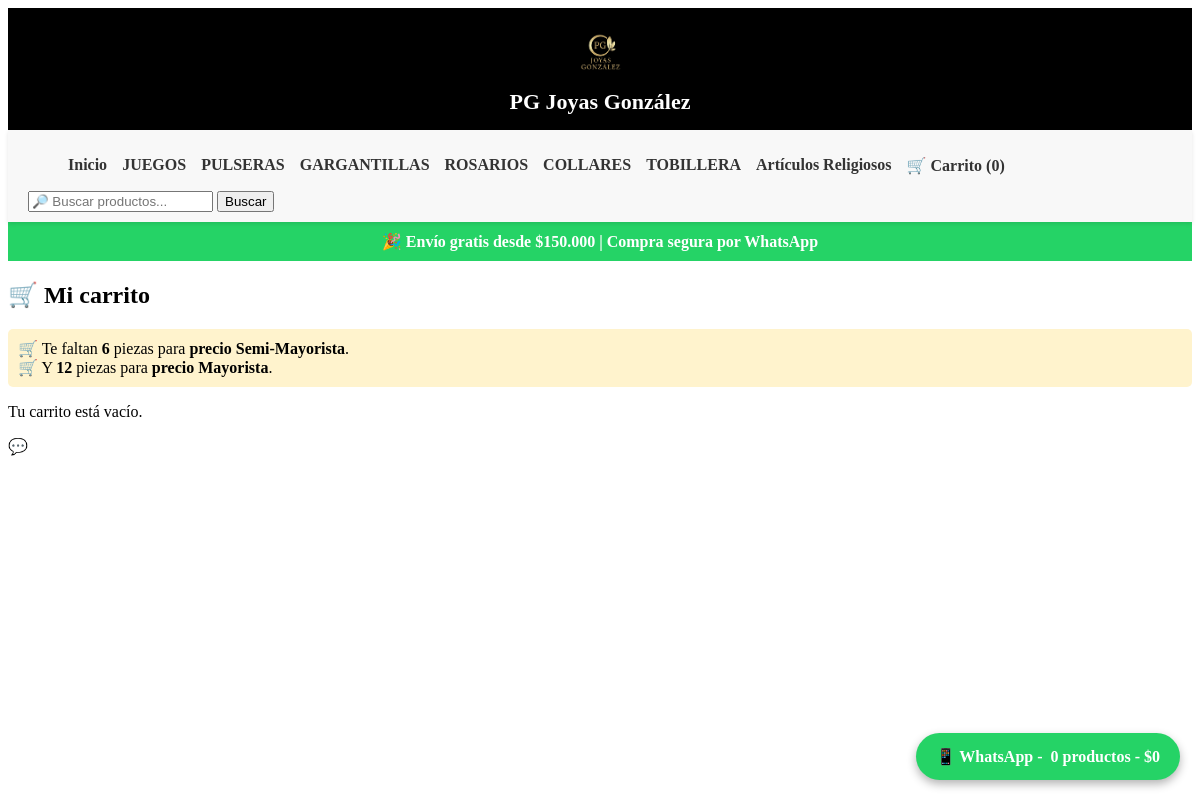
Screenshot of /carrito/ (signed in) with the database file from the repository.
### productos/models.py (models this page shows, shortened)
class Categoria(models.Model):
    nombre = models.CharField(max_length=100)
    usuario = models.ForeignKey(
        User,
        on_delete=models.CASCADE,
        null=True,
        blank=True
    )

### productos/views.py (the view, shortened to what this page needs)
# urls.py: path('carrito/', views.ver_carrito, name='ver_carrito'),
@login_required
def ver_carrito(request):
    session_key = request.session.session_key
    if not session_key:
        items = []
    else:
        items = CarritoItem.objects.filter(session_key=session_key)
    total_articulos = 0
    total = Decimal('0.00')
    for item in items:
        total_articulos += item.cantidad or 0
    if total_articulos >= 12:
        tipo_global = "Mayorista"
    elif total_articulos >= 6:
        tipo_global = "Semi-Mayorista"
    else:
        tipo_global = "Detal"
    faltan_semi = max(0, 6 - total_articulos)
    faltan_mayor = max(0, 12 - total_articulos)
    carrito_json = json.dumps([
        {
            "producto": {"nombre": item.producto.nombre},
            "color": item.color,
            "talla": item.talla,
            "cantidad": item.cantidad,
            "subtotal": float(item.subtotal_calculado),
            "total_gramos": float(item.total_gramos) if item.total_gramos else None
        } for item in items
    ], cls=DjangoJSONEncoder)
    return render(request, 'carrito.html', {
        'items': items,
        'total': total,
        'total_articulos': total_articulos,
        'faltan_semi': faltan_semi,
        'faltan_mayor': faltan_mayor,
        'carrito_json': carrito_json
    })

### pgjoyasgonzalez/context_processors.py (called while the page is built)
def categorias_menu(request):
    if request.user.is_authenticated:
        categorias = Categoria.objects.filter(usuario=request.user)
    else:
        categorias = Categoria.objects.none()
    return {
        'categorias_menu': categorias
    }

### productos/views.py (called while the page is built)
def cantidad_carrito(request):
    session_key = request.session.session_key
    if not session_key:
        return {'cantidad_carrito': 0}
    items = CarritoItem.objects.filter(session_key=session_key)
    cantidad = sum(item.cantidad for item in items)
    return {'cantidad_carrito': cantidad}

### productos/templates/carrito.html
{% extends "base.html" %}
{% load moneda %}
{% block content %}
<h2>🛒 Mi carrito</h2>
{% if total_articulos < 6 %}
<div style="background:#fff3cd;padding:10px;margin-bottom:10px;border-radius:5px;">
🛒 Te faltan <b>{{ faltan_semi }}</b> piezas para <b>precio Semi-Mayorista</b>.<br>
🛒 Y <b>{{ faltan_mayor }}</b> piezas para <b>precio Mayorista</b>.
</div>
{% elif total_articulos < 12 %}
<div style="background:#d1ecf1;padding:10px;margin-bottom:10px;border-radius:5px;">
✨ Ya tienes <b>precio Semi-Mayorista</b>.<br>
Te faltan <b>{{ faltan_mayor }}</b> piezas para <b>precio Mayorista</b>.
</div>
{% else %}
<div style="background:#d4edda;padding:10px;margin-bottom:10px;border-radius:5px;">
🎉 ¡Precio Mayorista activado!
</div>
{% endif %}
{% if items %}
<form method="GET" action="{% url 'comprar_whatsapp' %}">
<table style="width:100%; border-collapse:collapse; margin-top:20px;">
<thead>
<tr style="border-bottom:2px solid #ddd;">
<th>Producto</th>
<th>Precio</th>
<th>Cantidad</th>
<th>Subtotal</th>
<th></th>
</tr>
</thead>
<tbody>
    </form>
{% for item in items %}
<tr style="border-bottom:1px solid #eee;">
<td style="padding:10px;">
    <img src="{{ item.producto.imagen_principal.url }}" width="60" style="border-radius:6px;">
    <br>
    {{ item.producto.nombre }}
    <br>
    {% if item.variante %}
    {% if item.variante.color %}
        <br><small>Color: {{ item.variante.color }}</small>
    {% endif %}
    {% if item.variante.talla %}
        <br><small>Talla: {{ item.variante.talla }}</small>
    {% endif %}
{% else %}
    {% if item.color %}
        <br><small>Color: {{ item.color }}</small>
    {% endif %}
    {% if item.talla %}
        <br><small>Talla: {{ item.talla }}</small>
    {% endif %}
{% endif %}
    {% if item.producto.stock > 10 %}
        <small style="color:green; font-weight:bold;">
        ✅ Disponible
        </small>
    {% elif item.producto.stock > 3 %}
        <small style="color:orange; font-weight:bold;">
        ⚠ Quedan {{ item.producto.stock }} unidades
        </small>
    {% elif item.producto.stock > 0 %}
        <small style="color:red; font-weight:bold;">
        🔥 ¡Solo quedan {{ item.producto.stock }}!
        </small>
    {% else %}
        <small style="color:red; font-weight:bold;">
        ❌ Agotado
        </small>
    {% endif %}
    <br>
    <small style="color:#777;">
        Ref: {{ item.producto.referencia }}
    </small>
</td>
<td>
    <span style="text-decoration:line-through; color:#999;">
        {% if item.producto.tipo_venta == "gramo" %}
            $ {{ item.producto.precio_por_gramo_detal|default:0|moneda }}
        {% else %}
            $ {{ item.producto.precio_detal|default:0|moneda }}
        {% endif %}
    </span>
    <br>
    <span style="color:#0a7; font-weight:bold;">
        $ {{ item.precio_aplicado|default:0|moneda }}
    </span>
    <br>
    <small>
        {{ item.tipo_precio }}
        <br>
        {% if item.producto.tipo_venta == "gramo" %}
            {{ item.total_gramos|default:0 }} g
        {% else %}
            {{ item.cantidad }} unidades
        {% endif %}
        <br>
        Subtotal: $ {{ item.subtotal_calculado|default:0|moneda }}
        {% if item.ahorro|default:0 > 0 %}
<br>
<span style="
    background:#d4edda;
    color:#155724;
    padding:4px 8px;
    border-radius:5px;
    font-weight:bold;
    display:inline-block;
    margin-top:3px;
">
💰 Ahorras $ {{ item.ahorro|moneda }}
</span>
{% endif %}
    </small>
</td>
<td style="text-align:center;">
    <a href="{% url 'disminuir_cantidad' item.id %}" style="padding:4px 8px;background:#ddd;border-radius:4px;text-decoration:none;">-</a>
    <span style="margin:0 10px; font-weight:bold;">{{ item.cantidad }}</span>
    <a href="{% url 'aumentar_cantidad' item.id %}" style="padding:4px 8px;background:#ddd;border-radius:4px;text-decoration:none;">+</a>
</td>
<td>
    <div>
    <strong>
        {% if item.total_gramos %}
            {{ item.total_gramos|floatformat:2 }} g
        {% else %}
            {{ item.cantidad }} und
        {% endif %}
    </strong>
    <br>
    <small>
        ${{ item.precio_aplicado|moneda }}
        {% if item.total_gramos %}/g{% endif %}
    </small>
    <br>
    <strong>
        ${{ item.subtotal_calculado|moneda }}
    </strong>
</div>
</td>
<td>
    <a href="{% url 'eliminar_del_carrito' item.id %}" style="color:red; text-decoration:none;">Eliminar</a>
</td>
</tr>
{% endfor %}
</tbody>
</table>
<form method="GET" action="{% url 'comprar_whatsapp' %}">
    <h3 style="margin-top:20px;">
        Total: ${{ total|moneda }}
    </h3>
    <div style="
        margin-top:15px;
        padding:15px;
        border:1px solid #ddd;
        border-radius:8px;
        background:#f9f9f9;
    ">
        <h4 style="margin-bottom:10px;">⚙ Opciones de factura</h4>
        <label style="display:block; margin-bottom:8px;">
            <input type="checkbox" name="aplica_iva">
            Aplicar IVA (19%)
        </label>
        <label>
        <input type="checkbox" name="es_retenedor">
            Cliente retenedor (aplica retefuente)
        </label>
        <label style="display:block; margin-bottom:8px;">
            Correo electrónico:
            <input type="email" name="email" placeholder="cliente@email.com" style="width:200px;">
        </label>
        <label style="display:block; margin-bottom:8px;">
            Nombre:
            <input type="text" name="nombre">
        </label>
        <label style="display:block; margin-bottom:8px;">
            Teléfono:
            <input type="text" name="telefono">
        </label>
        <label style="display:block; margin-bottom:8px;">
            Dirección:
            <input type="text" name="direccion">
        </label>
        <label>Ciudad:
        <input type="text" name="ciudad">
        </label>
        <label style="display:block; margin-bottom:8px;">
            NIT:
            <input type="text" name="nit">
        </label>
        <label style="display:block;">
            <input type="checkbox" name="mostrar_imagen">
            Incluir imagen en factura
        </label>
    </div>
    <button type="submit" style="
        background:#25D366;
        color:white;
        padding:12px 20px;
        border-radius:6px;
        border:none;
        font-weight:bold;
        cursor:pointer;
        margin-top:15px;
    ">
        📱 Comprar por WhatsApp
    </button>
</form>
<br><br>
<form method="GET" action="{% url 'pagar_pedido' %}">
    <button type="submit" style="
    background:#007bff;
    color:white;
    padding:12px 20px;
    border-radius:6px;
    border:none;
    font-weight:bold;
    cursor:pointer;
    margin-top:10px;
    ">
    💳 Pagar ahora
    </button>
</form>
<a href="/" style="
background:#444;
color:white;
padding:10px 15px;
border-radius:6px;
text-decoration:none;
">
Seguir comprando
</a>
<a href="#" id="whatsapp-flotante" target="_blank">
    📱 WhatsApp - <span id="whatsapp-info">0 productos - $0</span>
</a>
<script type="application/json" id="carrito-data">{{ carrito_json|safe }}</script>
<script>
document.addEventListener("DOMContentLoaded", function() {
    const carrito = JSON.parse(document.getElementById("carrito-data").textContent);
    const boton = document.getElementById("whatsapp-flotante");
    let totalProductos = 0;
    let subtotal = 0;
    carrito.forEach(item => {
        totalProductos += item.cantidad;
        subtotal += item.subtotal;
    });
    const info = document.getElementById("whatsapp-info");
    info.textContent = totalProductos + " productos - $" + subtotal.toLocaleString('de-DE');
    // 🔥 AHORA VA A DJANGO (NO DIRECTO A WHATSAPP)
    boton.href = "/comprar_whatsapp/";
    // 🔥 ESTADO VISUAL
    if (totalProductos === 0) {
        boton.style.opacity = "0.5";
        boton.style.pointerEvents = "none";
        boton.style.background = "#ccc";
        info.textContent = "🛒 Agrega productos";
    } else {
        boton.style.opacity = "1";
        boton.style.pointerEvents = "auto";
        boton.style.background = "#25D366";
    }
});
</script>
{% else %}
<p>Tu carrito está vacío.</p>
{% endif %}
{% endblock %}

### productos/templates/base.html (shortened to what this page needs)
<!DOCTYPE html>
<html>
<head>
    {% load static %}
</head>
<body>
<div class="header-logo">
    <img src="{% static 'img/logo.png' %}" style="max-height:60px;">
    <div>PG Joyas González</div>
</div>
<nav>
    <ul id="menu-lista">
        <li><a href="{% url 'inicio' %}">Inicio</a></li>
        {% for categoria in categorias_menu %}
            <li>
                <a href="{% url 'productos_por_categoria' categoria.id %}">
                    {{ categoria.nombre }}
                </a>
            </li>
        {% endfor %}
        <li>
            <a href="{% url 'ver_carrito' %}">
                🛒 Carrito ({{ cantidad_carrito }})
            </a>
        </li>
    </ul>
    <form action="{% url 'buscar_productos' %}" method="GET" class="buscador">
        <input type="text" name="q" placeholder="🔎 Buscar productos..." required>
        <button type="submit">Buscar</button>
    </form>
</nav>
<div class="banner-top">
    🎉 Envío gratis desde $150.000 | Compra segura por WhatsApp
</div>
{% block content %}
{% endblock %}
    💬
<a href="#" id="whatsapp-flotante" target="_blank">
    📱 WhatsApp - <span id="whatsapp-info">0 productos - $0</span>
</a>
</body>
</html>

### productos/templates/base.html (style rules this page uses)
nav { background: #f8f8f8; padding: 10px 20px; box-shadow: 0 2px 4px rgba(0,0,0,0.1); }
nav ul { list-style: none; display: flex; gap: 15px; }
nav ul li a { text-decoration: none; color: #333; font-weight: bold; }
#whatsapp-flotante { position: fixed; bottom: 20px; right: 20px; background: #25D366; color: white; padding: 14px 20px; border-radius: 50px; font-size: 16px; font-weight: bold; text-decoration: none; box-shadow: 0 4px 10px rgba(0,0,0,0.3); display: flex; align-items: center; gap: 8px; z-index: 9999; transition: all 0.3s ease; }
.buscador { margin-top:10px; }
.header-logo { text-align:center; background:#000; color:white; padding:15px; font-size:22px; font-weight:bold; }
nav { position:sticky; top:0; z-index:999; background:#f8f8f8; }
.banner-top { background:#25D366; color:white; text-align:center; padding:10px; font-weight:bold; }

### rows the page displays
Categoria: nombre "JUEGOS"
Categoria: nombre "PULSERAS"
Categoria: nombre "GARGANTILLAS"
Categoria: nombre "ROSARIOS"
Categoria: nombre "COLLARES"
Categoria: nombre "TOBILLERA"
Categoria: nombre "Artículos Religiosos"

### other values shown
{{ cantidad_carrito }} "0"
{{ faltan_semi }} "6"
{{ faltan_mayor }} "12"
